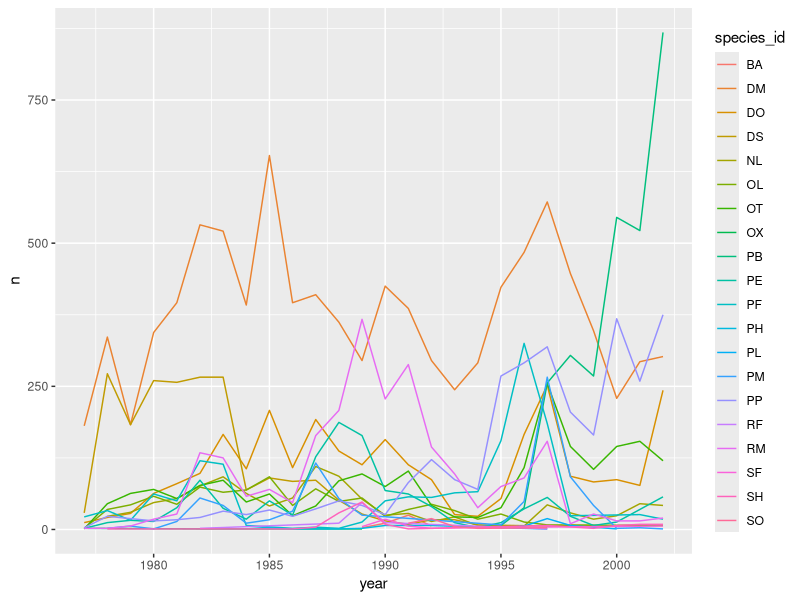
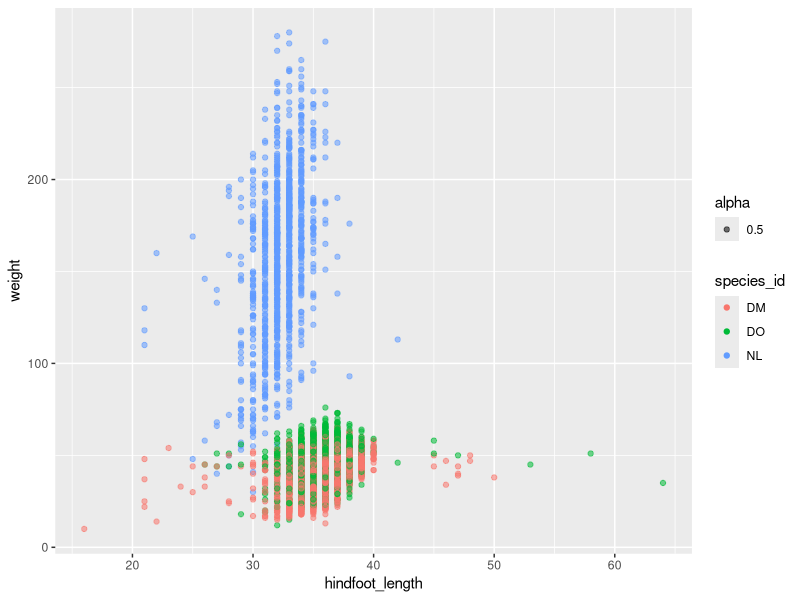

Generate these figures, in order, with R: (Note: this script raises an error after producing the figures.)
## ---- chunk 1
knitr::opts_chunk$set(echo = TRUE)
library(tidyverse)
surveys_complete <- read_csv("surveys_complete.csv")
## ---- chunk 2
surveys_complete%>%
  group_by(species_id, year)%>%
  summarise(n = n())%>%
  ggplot(aes(x = year, y = n, color = species_id))+
  geom_line()
## ---- chunk 3
top3 <-  surveys_complete%>%
  filter(year == 2002)%>%
  group_by(species_id)%>%
  summarise(n = n())%>%
  slice(1:3)
## ---- chunk 4
surveys_complete%>%
  filter(species_id %in% top3$species_id)%>%
  ggplot(aes(hindfoot_length, weight, color = species_id))+
  geom_point(aes(alpha = 0.5))

## ---- chunk 5
#determine most numerous 5 species
surveys_complete%>%
  filter(species_id %in% top5_mammals$species_id)%>%
  group_by(species_id,sex)%>%
  drop_na()%>%
  slice(1:5)

#build table
surveys_complete%>%
  filter(species_id %in% top5_mammals$species_id)%>%
  group_by(species_id,sex)%>%
  drop_na()%>%
  summarise(mean_weight = mean(weight))%>%
#buid visualization
  ggplot(aes(x = species_id, y = mean_weight))+
  geom_col(aes(fill = sex), position = "dodge")
